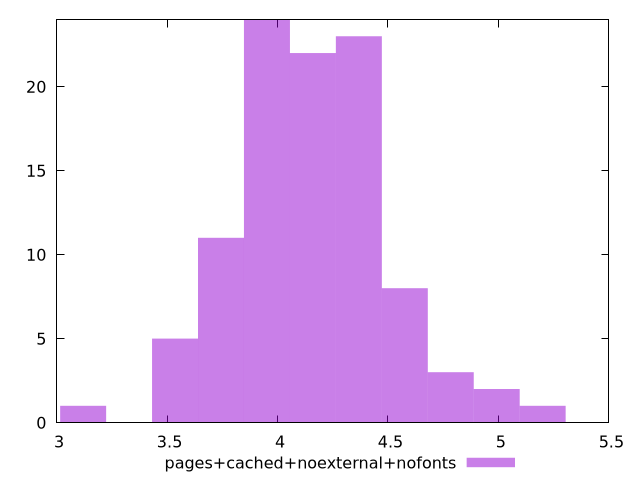

gnuplot code for this plot:
$_pagesCachedNoexternalNofonts <<EOF
5.2002783282815335 1
4.368233795756487 23
4.160222662625227 22
3.9522115294939653 24
3.5361892632314427 5
4.576244928887749 8
4.992267195150272 2
3.7442003963627037 11
3.1201669969689196 1
4.78425606201901 3
EOF
set key outside below
set terminal pngcairo
set output "report_00006_2020-11-02T20-21-41.718Z/network-server-latency/pages+cached+noexternal+nofonts//raw_hist.png"
set yrange [0:24]
set boxwidth 0.20801113313126132
set style fill transparent solid 0.5 noborder
plot $_pagesCachedNoexternalNofonts title "pages+cached+noexternal+nofonts" with boxes ,
